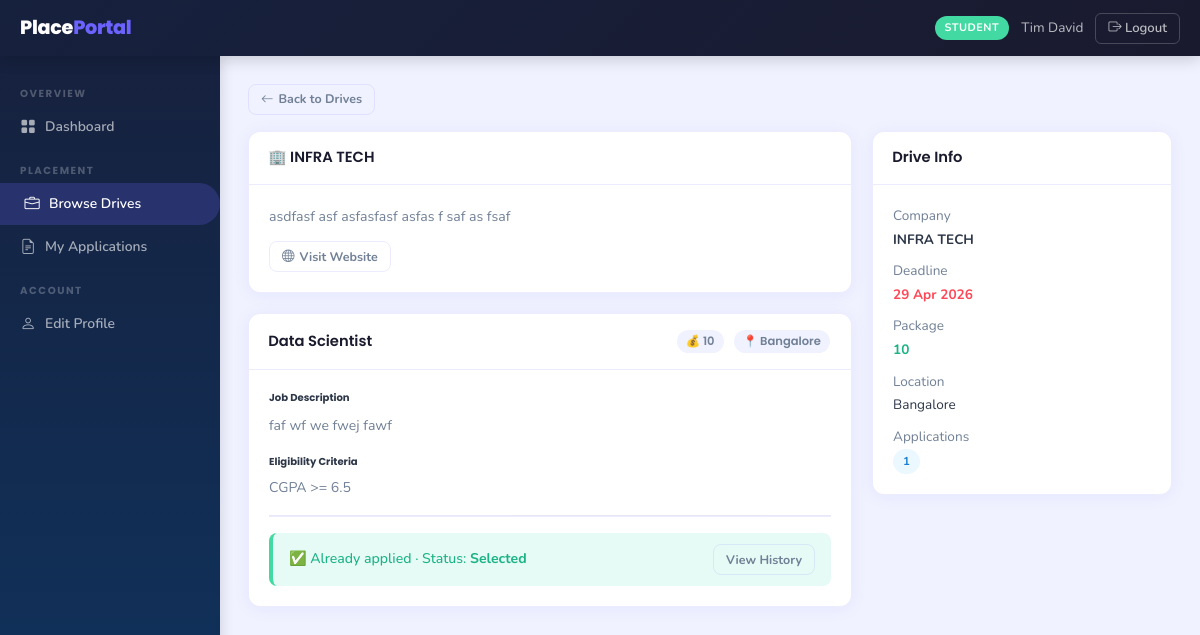
Page /student/drives/2 (signed in) on the committed database.
### backend/models.py (models this page shows)
class Student(db.Model):
    __tablename__ = 'students'
    id            = db.Column(db.Integer, primary_key=True)
    full_name     = db.Column(db.String(120), nullable=False)
    email         = db.Column(db.String(120), unique=True, nullable=False)
    password_hash = db.Column(db.String(256), nullable=False)
    phone         = db.Column(db.String(20))
    branch        = db.Column(db.String(100))
    year          = db.Column(db.String(20))
    cgpa          = db.Column(db.Float)
    skills        = db.Column(db.Text)
    resume_path   = db.Column(db.String(300))
    is_active     = db.Column(db.Boolean, default=True)
    registered_at = db.Column(db.DateTime, default=datetime.utcnow)
    applications = db.relationship('Application', backref='student',
                                   lazy=True, cascade='all, delete-orphan')

class Company(db.Model):
    __tablename__ = 'companies'
    id              = db.Column(db.Integer, primary_key=True)
    company_name    = db.Column(db.String(150), nullable=False)
    email           = db.Column(db.String(120), unique=True, nullable=False)
    password_hash   = db.Column(db.String(256), nullable=False)
    hr_contact      = db.Column(db.String(120))
    phone           = db.Column(db.String(20))
    website         = db.Column(db.String(200))
    description     = db.Column(db.Text)
    approval_status = db.Column(db.String(20), default='pending')
    registered_at   = db.Column(db.DateTime, default=datetime.utcnow)
    drives = db.relationship('PlacementDrive', backref='company',
                             lazy=True, cascade='all, delete-orphan')

class PlacementDrive(db.Model):
    __tablename__ = 'placement_drives'
    id                   = db.Column(db.Integer, primary_key=True)
    company_id           = db.Column(db.Integer, db.ForeignKey('companies.id'), nullable=False)
    job_title            = db.Column(db.String(150), nullable=False)
    job_description      = db.Column(db.Text,        nullable=False)
    eligibility_criteria = db.Column(db.Text)
    location             = db.Column(db.String(100))
    salary_package       = db.Column(db.String(80))
    application_deadline = db.Column(db.Date,        nullable=False)
    status               = db.Column(db.String(20), default='pending')
    created_at           = db.Column(db.DateTime, default=datetime.utcnow)
    applications = db.relationship('Application', backref='drive',
                                   lazy=True, cascade='all, delete-orphan')

class Application(db.Model):
    __tablename__ = 'applications'
    id               = db.Column(db.Integer, primary_key=True)
    student_id       = db.Column(db.Integer, db.ForeignKey('students.id'), nullable=False)
    drive_id         = db.Column(db.Integer, db.ForeignKey('placement_drives.id'), nullable=False)
    status           = db.Column(db.String(20), default='applied')
    application_date = db.Column(db.DateTime, default=datetime.utcnow)
    __table_args__ = (
        db.UniqueConstraint('student_id', 'drive_id', name='unique_application'),
    )

### backend/routes.py (the view)
    @app.route('/student/drives/<int:drive_id>')
    @login_required('student')
    def student_drive_detail(drive_id):
        drive = PlacementDrive.query.get_or_404(drive_id)
        if drive.status != 'approved':
            flash('This drive is not available.', 'warning')
            return redirect(url_for('student_drives'))
        student      = Student.query.get(session['user_id'])
        existing_app = Application.query.filter_by(
            student_id=student.id, drive_id=drive_id).first()
        return render_template('student/drive_detail.html',
                               drive=drive, existing_app=existing_app,
                               today=date.today())

### backend/routes.py (called while the page is built)
def login_required(role):
    def decorator(f):
        @wraps(f)
        def decorated_function(*args, **kwargs):
            if 'user_id' not in session:
                flash('Please log in to continue.', 'warning')
                return redirect(url_for('auth_login', role=role))
            if session.get('role') != role:
                flash('You do not have permission to view that page.', 'danger')
                return redirect(url_for('home'))
            return f(*args, **kwargs)
        return decorated_function
    return decorator

### templates/student/drive_detail.html (shortened to what this page needs)
{% extends 'layout_dashboard.html' %}
{% block sidebar %}
  <div class="sidebar-section">Overview</div>
  <a href="{{ url_for('student_dashboard') }}" class="sidebar-link"><i class="bi bi-grid-fill"></i> Dashboard</a>
  <div class="sidebar-section">Placement</div>
  <a href="{{ url_for('student_drives') }}" class="sidebar-link active"><i class="bi bi-briefcase"></i> Browse Drives</a>
  <a href="{{ url_for('student_applications') }}" class="sidebar-link"><i class="bi bi-file-earmark-text"></i> My Applications</a>
  <div class="sidebar-section">Account</div>
  <a href="{{ url_for('student_edit_profile') }}" class="sidebar-link"><i class="bi bi-person"></i> Edit Profile</a>
{% endblock %}
{% block content %}
<a href="{{ url_for('student_drives') }}" class="btn btn-outline-secondary btn-sm" style="margin-bottom:1rem;"><i class="bi bi-arrow-left me-1"></i>Back to Drives</a>
<div style="display:grid;grid-template-columns:1fr 300px;gap:1.25rem;">
  <div>
    <div class="card" style="margin-bottom:1.25rem;">
      <div class="card-header"><span>🏢 {{ drive.company.company_name }}</span></div>
      <div class="card-body">
        {% if drive.company.description %}<p style="color:var(--muted);font-size:.88rem;line-height:1.7;margin-bottom:.75rem;">{{ drive.company.description }}</p>{% endif %}
        {% if drive.company.website %}<a href="{{ drive.company.website }}" target="_blank" class="btn btn-outline-secondary btn-sm"><i class="bi bi-globe me-1"></i>Visit Website</a>{% endif %}
      </div>
    </div>
    <div class="card">
      <div class="card-header">
        <span>{{ drive.job_title }}</span>
        <div style="display:flex;gap:.4rem;">
          {% if drive.salary_package %}<span class="tag-pill">💰 {{ drive.salary_package }}</span>{% endif %}
          {% if drive.location %}<span class="tag-pill">📍 {{ drive.location }}</span>{% endif %}
        </div>
      </div>
      <div class="card-body">
        <h6 style="font-weight:700;margin-bottom:.4rem;">Job Description</h6>
        <p style="white-space:pre-line;font-size:.88rem;color:var(--muted);line-height:1.8;margin-bottom:1rem;">{{ drive.job_description }}</p>
        {% if drive.eligibility_criteria %}
        <h6 style="font-weight:700;margin-bottom:.4rem;">Eligibility Criteria</h6>
        <p style="white-space:pre-line;font-size:.88rem;color:var(--muted);margin-bottom:1rem;">{{ drive.eligibility_criteria }}</p>
        {% endif %}
        <hr style="border-color:var(--border);margin:1rem 0;">
        {% if existing_app %}
        <div class="alert alert-{{ 'success' if existing_app.status == 'selected' else 'info' }}" style="display:flex;justify-content:space-between;align-items:center;margin:0;">
          <span>✅ Already applied · Status: <strong>{{ existing_app.status|title }}</strong></span>
          <a href="{{ url_for('student_applications') }}" class="btn btn-outline-secondary btn-sm">View History</a>
        </div>
        {% elif drive.application_deadline < today %}
        <div class="alert alert-danger" style="margin:0;">⏰ The application deadline has passed.</div>
        {% endif %}
      </div>
    </div>
  </div>
  <div class="card" style="align-self:start;">
    <div class="card-header">Drive Info</div>
    <div class="card-body">
      <div style="display:flex;flex-direction:column;gap:.6rem;font-size:.85rem;">
        <div><span style="color:var(--muted);">Company</span><div class="fw-700" style="margin-top:2px;">{{ drive.company.company_name }}</div></div>
        <div><span style="color:var(--muted);">Deadline</span><div class="fw-700" style="margin-top:2px;color:{% if drive.application_deadline < today %}var(--danger){% else %}#1BB385{% endif %};">{{ drive.application_deadline.strftime('%d %b %Y') }}</div></div>
        {% if drive.salary_package %}<div><span style="color:var(--muted);">Package</span><div class="fw-700" style="color:#1BB385;margin-top:2px;">{{ drive.salary_package }}</div></div>{% endif %}
        {% if drive.location %}<div><span style="color:var(--muted);">Location</span><div style="margin-top:2px;">{{ drive.location }}</div></div>{% endif %}
        <div><span style="color:var(--muted);">Applications</span><div style="margin-top:2px;"><span class="badge badge-applied">{{ drive.applications|length }}</span></div></div>
      </div>
    </div>
  </div>
</div>
{% endblock %}

### templates/layout_dashboard.html (shortened to what this page needs)
<!DOCTYPE html>
<html lang="en">
<head>
  <link href="https://cdn.jsdelivr.net/npm/bootstrap-icons@1.11.0/font/bootstrap-icons.css" rel="stylesheet">
  <link href="{{ url_for('static', filename='css/styles.css') }}" rel="stylesheet">
</head>
<body>
<header class="topbar">
  <div class="topbar-brand">Place<span>Portal</span></div>
  <div class="topbar-right">
    {% if session.get('role') %}
    <span class="topbar-role {{ session.get('role') }}">{{ session.get('role') }}</span>
    <span class="topbar-name d-none d-md-inline">{{ session.get('name', '') }}</span>
    {% endif %}
    <a href="{{ url_for('logout') }}" class="topbar-logout">
      <i class="bi bi-box-arrow-right"></i> Logout
    </a>
  </div>
</header>
<aside class="sidebar">
  {% block sidebar %}{% endblock %}
</aside>
<main class="main-content">
  <div class="content-inner">
    {% block content %}{% endblock %}
  </div>
</main>
</body>
</html>

### static/css/styles.css (style rules this page uses)
:root { --primary : #6C63FF; --primary-lt : #EEEDFE; --primary-dk : #5a52e0; --success : #43D9A2; --success-lt : #E6FBF5; --warning : #FFB830; --warning-lt : #FFF8E7; --danger : #FF4757; --danger-lt : #FFF0F0; --info : #2ECBFF; --info-lt : #EBF8FF; --dark : #1A1A2E; --darker : #16213E; --muted : #718096; --border : rgba(108,99,255,0.12); --bg : #F0F2FF; --card : #ffffff; --shadow : 0 2px 16px rgba(108,99,255,0.08); --shadow-lg : 0 8px 32px rgba(108,99,255,0.14); --radius : 12px; --radius-sm : 8px; --sidebar-w : 220px; }
*, *::before, *::after { box-sizing: border-box; margin: 0; padding: 0; }
body { font-family: 'Nunito', sans-serif; background: var(--bg); color: #2D3748; font-size: 15px; line-height: 1.6; }
h1,h2,h3,h4,h5,h6 { font-family: 'Poppins', sans-serif; }
a { text-decoration: none; color: var(--warning); }
.topbar { height: 56px; background: linear-gradient(135deg, var(--darker), var(--dark)); position: fixed; top: 0; left: 0; right: 0; z-index: 200; display: flex; align-items: center; padding: 0 1.25rem; box-shadow: 0 2px 16px rgba(0,0,0,0.2); }
.topbar-brand { font-family: 'Poppins', sans-serif; font-weight: 800; font-size: 1.2rem; color: #fff; margin-right: auto; letter-spacing: -0.3px; }
.topbar-brand span { color: var(--primary); }
.topbar-right { display: flex; align-items: center; gap: 0.75rem; }
.topbar-role { font-size: 0.68rem; font-weight: 700; text-transform: uppercase; letter-spacing: 0.5px; padding: 3px 10px; border-radius: 20px; }
.topbar-role.student { background: var(--success); color: #fff; }
.topbar-name { color: rgba(255,255,255,0.7); font-size: 0.85rem; }
.topbar-logout { color: rgba(255,255,255,0.7); font-size: 0.82rem; font-weight: 600; border: 1px solid rgba(255,255,255,0.2); border-radius: 6px; padding: 4px 12px; transition: all 0.2s; }
.sidebar { position: fixed; top: 56px; left: 0; bottom: 0; width: var(--sidebar-w); background: linear-gradient(180deg, var(--darker), #0F3460); padding: 1rem 0; overflow-y: auto; z-index: 100; box-shadow: 2px 0 12px rgba(0,0,0,0.12); }
.sidebar-section { font-size: 0.64rem; font-weight: 700; text-transform: uppercase; letter-spacing: 1.5px; color: rgba(255,255,255,0.25); padding: 0.85rem 1.25rem 0.2rem; font-family: 'Poppins', sans-serif; }
.sidebar-link { display: flex; align-items: center; gap: 9px; padding: 0.55rem 1.25rem; color: rgba(255,255,255,0.62); font-size: 0.87rem; font-weight: 600; border-radius: 0 24px 24px 0; margin: 1px 0; transition: all 0.18s; }
.sidebar-link:hover, .sidebar-link.active { background: rgba(108,99,255,0.22); color: #fff; padding-left: 1.5rem; }
.sidebar-link i { font-size: 0.95rem; width: 16px; text-align: center; }
.main-content { margin-left: var(--sidebar-w); padding-top: 56px; min-height: 100vh; }
.content-inner { padding: 1.75rem; }
.card { background: var(--card); border-radius: var(--radius); border: 1px solid var(--border); box-shadow: var(--shadow); overflow: hidden; }
.card-header { padding: 0.9rem 1.2rem; border-bottom: 1px solid var(--border); font-family: 'Poppins', sans-serif; font-weight: 600; font-size: 0.92rem; color: var(--dark); display: flex; align-items: center; justify-content: space-between; background: transparent; }
.card-body { padding: 1.25rem; }
.fw-700 { font-weight: 700; }
.btn { display: inline-flex; align-items: center; justify-content: center; gap: 5px; padding: 0.45rem 1rem; border-radius: var(--radius-sm); font-family: 'Nunito', sans-serif; font-weight: 700; font-size: 0.85rem; border: none; cursor: pointer; transition: all 0.18s; text-decoration: none; }
.btn-outline-secondary { border: 1.5px solid var(--border); color: var(--muted); background: transparent; }
.btn-sm { padding: 0.28rem 0.75rem; font-size: 0.78rem; }
.badge { display: inline-block; padding: 3px 10px; border-radius: 20px; font-size: 0.72rem; font-weight: 700; letter-spacing: 0.2px; }
.badge-applied { background: var(--info-lt); color: #1A7FD4; }
.alert { padding: 0.7rem 1rem; border-radius: var(--radius-sm); font-size: 0.88rem; font-weight: 500; margin-bottom: 0.75rem; border: none; }
.alert-success { background: var(--success-lt); color: #1BB385; border-left: 4px solid var(--success); }
.tag-pill { display: inline-block; font-size: 0.72rem; padding: 2px 9px; border-radius: 20px; background: var(--bg); color: var(--muted); margin: 2px; }

### rows in the picture
Student: get "Tim David"
Company: company.company_name "INFRA TECH", company.description "asdfasf asf asfasfasf asfas f saf as fsaf"
PlacementDrive: job_title "Data Scientist", salary_package "10", location "Bangalore", job_description "faf wf we fwej fawf", eligibility_criteria "CGPA >= 6.5", application_deadline "29 Apr 2026"
Application: status "Selected"

### other values in the picture
{{ session.get('role') }} "STUDENT"
{{ drive.applications|length }} "1"
